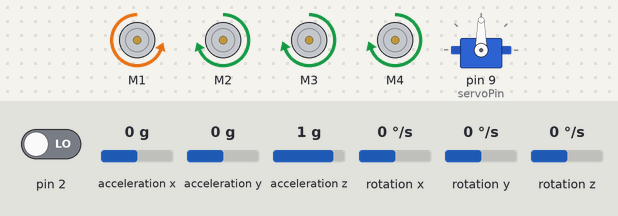
Bench run of a sketch on a simulated Arduino Uno, built with avr-gcc and run on an emulated ATmega328P. On the bench: 4 × DC motor (green arrow = forward, orange = backward, longer = faster), servo. The test bench sets the inputs (shaded band); at power-on: acceleration x 0 g, acceleration y 0 g, acceleration z 1 g, pin 2 LOW, rotation x 0 °/s, rotation y 0 °/s, rotation z 0 °/s. The sensor or clock chip raises its interrupt line as the real part does.

Above: at 1.7 s.
1.8 s: acceleration x set to -1.4 g
4.8 s: acceleration y set to -1.4 g
7.8 s: acceleration z set to 0 g
10.8 s: acceleration x set to -0.8 g
13.8 s: acceleration y set to 0 g
At 16.7 s:
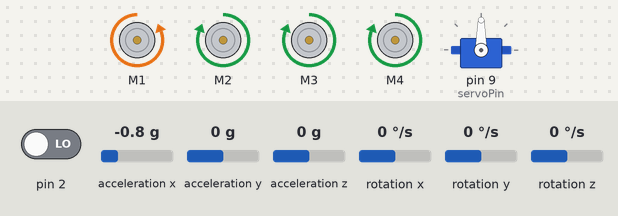
16.8 s: acceleration x set to 0 g
At 22.1 s:
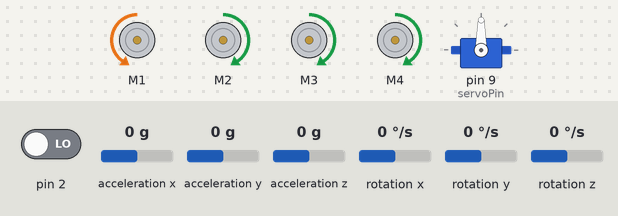
Timing chart, 0 to 22.4 s (numbered marks = the images above; inputs shaded):
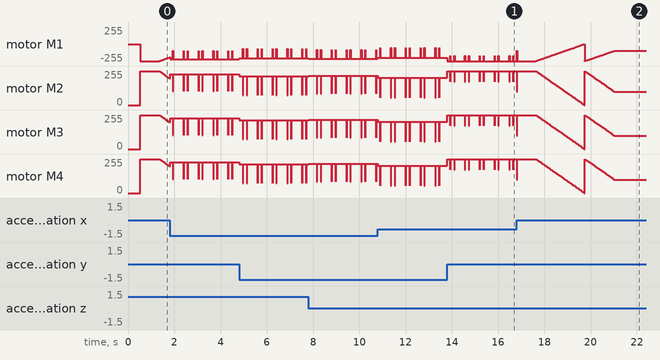

The sketch:

Extra-PID_and_Labyrinth.ino
```cpp
#include <PID_v1.h>
#include "I2Cdev.h"
#include "MPU6050_6Axis_MotionApps20.h"
#include <SoftwareSerial.h>
#if I2CDEV_IMPLEMENTATION == I2CDEV_ARDUINO_WIRE
#include "Wire.h"
#endif
MPU6050 mpu;

double Kp = 1;  //double Kp = 60;
double Kd = 2;  //double Kd = 2.2;
double Ki = 250;  //double Ki = 270;
// MPU control/status vars
bool dmpReady = false; // set true if DMP init was successful
uint8_t mpuIntStatus; // holds actual interrupt status byte from MPU
uint8_t devStatus; // return status after each device operation (0 = success, !0 = error)
uint16_t packetSize; // expected DMP packet size (default is 42 bytes)
uint16_t fifoCount; // count of all bytes currently in FIFO
uint8_t fifoBuffer[64]; // FIFO storage buffer

// orientation/motion vars
Quaternion q; // [w, x, y, z] quaternion container
VectorFloat gravity; // [x, y, z] gravity vector
float ypr[3]; // [yaw, pitch, roll] yaw/pitch/roll container and gravity vector

//PID
double PuntoEquilibrio = 179.5;
double originalSetpoint = PuntoEquilibrio;   //double originalSetpoint = 172.50;

double setpoint = originalSetpoint;
double movingAngleOffset = 0.1;
double input, output;


PID pid(&input, &output, &setpoint, Kp, Ki, Kd, DIRECT);
volatile bool mpuInterrupt = false; // indicates whether MPU interrupt pin has gone high
void dmpDataReady()
{
 mpuInterrupt = true;
}
#include <Servo.h>

#include <AFMotor.h>


AF_DCMotor motor1(1);
AF_DCMotor motor2(2);
AF_DCMotor motor3(3);
AF_DCMotor motor4(4);

//Bit positions in the Arduino UNO micro controller output
Servo myservo;  // create servo object to control a servo
const int servoPin = 9;
int pos = 0;  // variable to store the servo position

#define trigPin 10
#define echoPin 13
//define sound speed in cm/uS
#define SOUND_SPEED 0.034
char cmd = 'N';
long duration;
float distanceCm;
int walls[3] = {0,0,0}; //Distances from Right, Front and Left Walls.

long readDistance(){
  digitalWrite(trigPin, LOW);
  delayMicroseconds(2);
  // Sets the trigPin on HIGH state for 10 micro seconds
  digitalWrite(trigPin, HIGH);
  delayMicroseconds(10);
  digitalWrite(trigPin, LOW);
  duration = pulseIn(echoPin, HIGH);
  distanceCm = duration * SOUND_SPEED/2;
  return distanceCm;
}
void servoLeft(){
  myservo.write(180);
  delay(50);
}
void servoFront(){
  myservo.write(90);
  delay(50);
}
void servoRight(){
  myservo.write(0);
  delay(50);
}
void decision(){
  servoRight();
  walls[0] = readDistance();
  servoFront();
  walls[1] = readDistance();
  servoLeft();
  walls[2] = readDistance();
  //AlgoritmoDeDecision
  if(walls[0] < 30 && walls[1] > 45){ //Front Way
    forward();
    delay(1000);
    mstop();
  }
  else if(walls[0] > 30){ //Right Way
    right();
    delay(1000);
    backward();
    delay(1000);
    mstop();
  }
  else if(walls[0] < 30 && walls[1] < 30 && walls[2] > 30){
    left();
    delay(1000);
    backward();
    delay(1000);
    mstop();
  }
  else if(walls[0] < 30 && walls[1] < 30 && walls[2] < 30){
    right();
    delay(1000);
    backward();
    delay(1000);
    right();
    delay(1000);
    backward();
    delay(1000);
    mstop();
  }
  else if (walls[1] < 5){
    backward();
    delay(1000);
    mstop();
  }
}

void setup() {
  // put your setup code here, to run once:
  #if I2CDEV_IMPLEMENTATION == I2CDEV_ARDUINO_WIRE
  Wire.begin();
  TWBR = 24; // 400kHz I2C clock (200kHz if CPU is 8MHz)
  #elif I2CDEV_IMPLEMENTATION == I2CDEV_BUILTIN_FASTWIRE
  Fastwire::setup(400, true);
  #endif

  mpu.initialize();

  devStatus = mpu.dmpInitialize();

  // supply your own gyro offsets here, scaled for min sensitivity
  mpu.setXGyroOffset(220);
  mpu.setYGyroOffset(76);
  mpu.setZGyroOffset(-85);
  mpu.setZAccelOffset(1788); // 1688 factory default for my test chip

  // make sure it worked (returns 0 if so)
  if (devStatus == 0)
  {
  // turn on the DMP, now that it's ready
  mpu.setDMPEnabled(true);

  // enable Arduino interrupt detection
  attachInterrupt(0, dmpDataReady, RISING);
  mpuIntStatus = mpu.getIntStatus();

  // set our DMP Ready flag so the main loop() function knows it's okay to use it
  dmpReady = true;

  // get expected DMP packet size for later comparison
  packetSize = mpu.dmpGetFIFOPacketSize();

  //setup PID
  pid.SetMode(AUTOMATIC);
  pid.SetSampleTime(10);
  pid.SetOutputLimits(-255, 255);
  }
  else
  {
  // ERROR!
  // 1 = initial memory load failed
  // 2 = DMP configuration updates failed
  // (if it's going to break, usually the code will be 1)
    return;
  }
  mstop();
  Serial.begin(115200);
  pinMode(trigPin, OUTPUT); // Sets the trigPin as an Output
  pinMode(echoPin, INPUT); // Sets the echoPin as an Input
  myservo.attach(servoPin);
}

void loop() {
  forward();

}
void forward(){
  if (!dmpReady) return;

  // wait for MPU interrupt or extra packet(s) available
  while (!mpuInterrupt && fifoCount < packetSize)
  {
  //no mpu data - performing PID calculations and output to motors
  pid.Compute();


  }

  // reset interrupt flag and get INT_STATUS byte
  mpuInterrupt = false;
  mpuIntStatus = mpu.getIntStatus();

  // get current FIFO count
  fifoCount = mpu.getFIFOCount();

  // check for overflow (this should never happen unless our code is too inefficient)
  if ((mpuIntStatus & 0x10) || fifoCount == 1024)
  {
  // reset so we can continue cleanly
  mpu.resetFIFO();
  //Serial.println(F("FIFO overflow!"));

  // otherwise, check for DMP data ready interrupt (this should happen frequently)
  }
  else if (mpuIntStatus & 0x02)
  {
  // wait for correct available data length, should be a VERY short wait
  while (fifoCount < packetSize) fifoCount = mpu.getFIFOCount();

  // read a packet from FIFO
  mpu.getFIFOBytes(fifoBuffer, packetSize);

  // track FIFO count here in case there is > 1 packet available
  // (this lets us immediately read more without waiting for an interrupt)
  fifoCount -= packetSize;

  mpu.dmpGetQuaternion(&q, fifoBuffer);
  mpu.dmpGetGravity(&gravity, &q);
  mpu.dmpGetYawPitchRoll(ypr, &q, &gravity);
  input = ypr[1] * 180/M_PI + 180;
  //pid.Compute();
  if(input < 178){
    output = output - input;
  }
  if(input > 200){
    output = output + input;
  }
  double speed = 100 + output;
  if(speed > 255){
    speed = 255;
  }
  motor1.setSpeed(speed);
  motor1.run(BACKWARD);
  motor2.setSpeed(speed);
  motor2.run(FORWARD);
  motor3.setSpeed(speed);
  motor3.run(FORWARD);
  motor4.setSpeed(speed);
  motor4.run(FORWARD);
  }
}
void autopilot(){
  while(Serial.read() != 'N'){
    decision();
  }

}

void backward(){
  motor1.setSpeed(140);
  motor1.run(FORWARD);
  motor2.setSpeed(140);
  motor2.run(BACKWARD);
  motor3.setSpeed(140);
  motor3.run(BACKWARD);
  motor4.setSpeed(140);
  motor4.run(BACKWARD);
  }
void left(){
  motor1.setSpeed(255);
  motor1.run(BACKWARD);
  //motor2.setSpeed(255);
  motor2.run(RELEASE);
  motor3.setSpeed(255);
  motor3.run(FORWARD);
  motor4.setSpeed(255);
  motor4.run(FORWARD);
  }
void right(){
  //motor1.setSpeed(255);
  motor1.run(RELEASE);
  motor2.setSpeed(255);
  motor2.run(FORWARD);
  motor3.setSpeed(255);
  motor3.run(FORWARD);
  motor4.setSpeed(255);
  motor4.run(FORWARD);
  }
void mstop(){
   motor1.run(RELEASE);
   motor2.run(RELEASE);
   motor3.run(RELEASE);
   motor4.run(RELEASE);
  }
```
